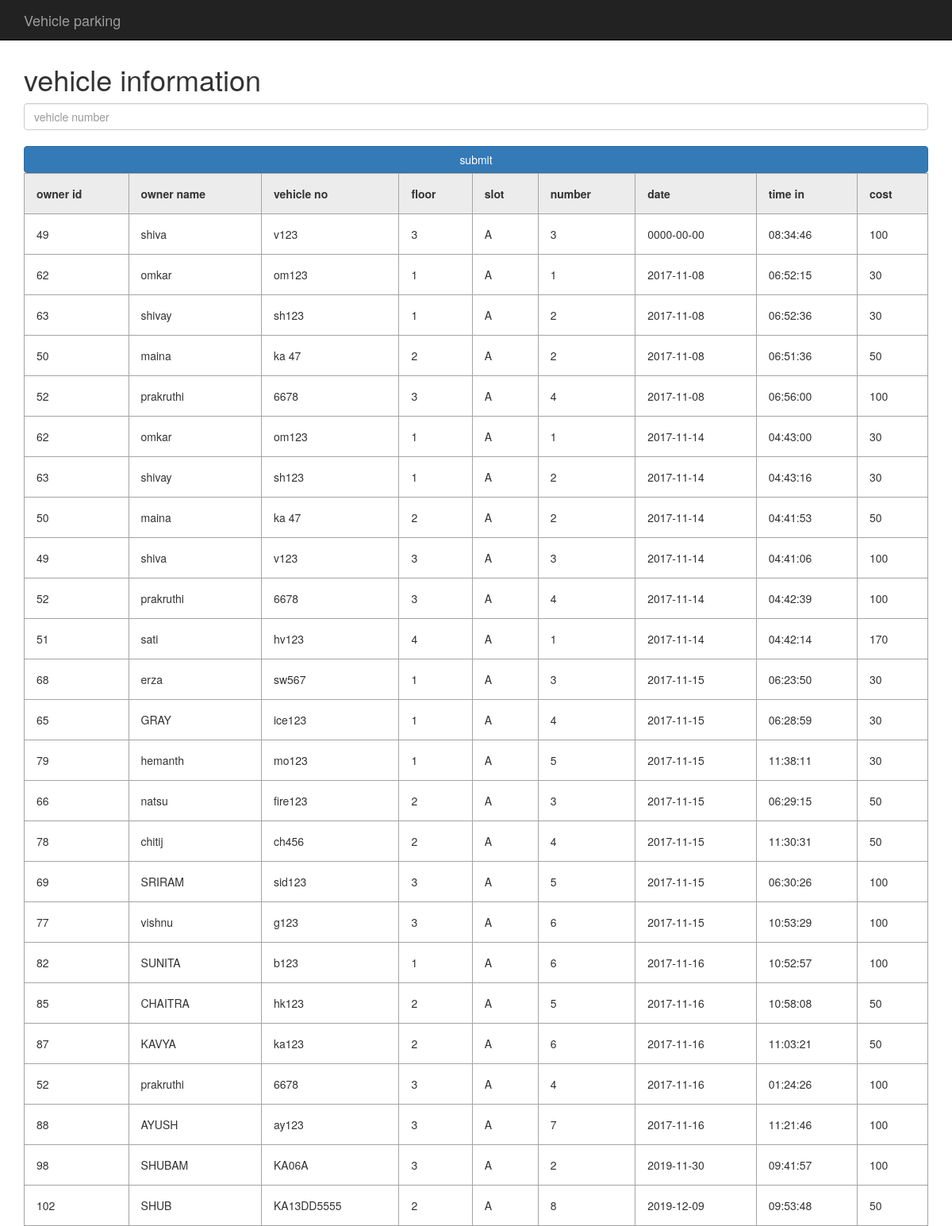
/info.php, run on the app's committed database.
### tables this page shows
CREATE TABLE `log_book` (
  `logid` int(11) NOT NULL,
  `vehicle_no` varchar(15) NOT NULL,
  `date1` date NOT NULL,
  `time_in` time NOT NULL,
  `time_out` time DEFAULT NULL,
  `cost` int(11) NOT NULL
);

CREATE TABLE `owner_details` (
  `owner_id` int(11) NOT NULL,
  `o_fname` varchar(11) NOT NULL,
  `o_lname` varchar(10) NOT NULL,
  `owner_pno` int(11) NOT NULL
);

CREATE TABLE `parking` (
  `vehicle` varchar(15) NOT NULL,
  `floor` int(11) NOT NULL,
  `slot` varchar(2) NOT NULL,
  `number` int(11) NOT NULL
);

### info.php (the view, shortened to what this page needs)
<?php
$con = mysqli_connect("localhost", "root","","vehicle")or die(mysqli_error($con));
$display1 = mysqli_query($con,"CALL display()");
?>
<!DOCTYPE html>
<html>
<head>
    <link rel="stylesheet" href="bootstrap/bootstrap1/css/bootstrap.min.css" type="text/css">
    <link rel="stylesheet" type="text/css" href="css/style1.css">
</head>
<body>
    <div class="navbar navbar-inverse navbar-fixed-top">
        <div class="container">
            <div class="navbar-header">
                <a href="main.php" class="navbar-brand">Vehicle parking</a>
            </div>
        </div>
    </div>
    <div class="container" id="cont2">
        <h1>vehicle information</h1>
        <input type="text" name="vnumber" class="form-control" placeholder="vehicle number" required><br>
                        <input type="submit" value="submit" class="btn btn-primary btn-block">
        <table>
            <tbody>
                <tr>
                    <th>owner id</th>
                    <th>owner name</th>
                    <th>vehicle no</th>
                    <th>floor</th>
                    <th>slot</th>
                    <th>number</th>
                    <th>date</th>
                    <th>time in</th>
                    <th>cost</th>
                </tr>
                <?php while($row1 = mysqli_fetch_array($display1)){ ?>
                <tr>
                    <td><?php echo $row1['owner_id'];?></td>
                    <td><?php echo $row1['o_fname'];?></td>
                    <td><?php echo $row1['vehicle_no'];?></td>
                    <td><?php echo $row1['floor'];?></td>
                    <td><?php echo $row1['slot'];?></td>
                    <td><?php echo $row1['number'];?></td>
                    <td><?php echo $row1['date1'];?></td>
                    <td><?php echo $row1['time_in'];?></td>
                    <td><?php echo $row1['cost'];?></td>
                </tr>
                <?php } ?>
            </tbody>
        </table>
    </div>
</body>
</html>

### css/style1.css (style rules this page uses)
#cont2 { padding-top: 60px; }
table { border: 1px solid; width: 100%; border-collapse: collapse; }
th, td { padding: 15px; border: 1px solid #a4a4a4; height: 30px; }
th { text-align: left; background-color: #ececec; }

### data on the page
log_book: owner_details.owner_id "49", owner_details.o_fname "shiva", vehicle_no "v123", parking.floor "3", parking.slot "A", parking.number "3", date1 "0000-00-00", time_in "08:34:46", cost "100"
log_book: owner_details.owner_id "62", owner_details.o_fname "omkar", vehicle_no "om123", parking.floor "1", parking.slot "A", parking.number "1", date1 "2017-11-08", time_in "06:52:15", cost "30"
log_book: owner_details.owner_id "63", owner_details.o_fname "shivay", vehicle_no "sh123", parking.floor "1", parking.slot "A", parking.number "2", date1 "2017-11-08", time_in "06:52:36", cost "30"
log_book: owner_details.owner_id "50", owner_details.o_fname "maina", vehicle_no "ka 47", parking.floor "2", parking.slot "A", parking.number "2", date1 "2017-11-08", time_in "06:51:36", cost "50"
log_book: owner_details.owner_id "52", owner_details.o_fname "prakruthi", vehicle_no "6678", parking.floor "3", parking.slot "A", parking.number "4", date1 "2017-11-08", time_in "06:56:00", cost "100"
log_book: owner_details.owner_id "62", owner_details.o_fname "omkar", vehicle_no "om123", parking.floor "1", parking.slot "A", parking.number "1", date1 "2017-11-14", time_in "04:43:00", cost "30"
log_book: owner_details.owner_id "63", owner_details.o_fname "shivay", vehicle_no "sh123", parking.floor "1", parking.slot "A", parking.number "2", date1 "2017-11-14", time_in "04:43:16", cost "30"
log_book: owner_details.owner_id "50", owner_details.o_fname "maina", vehicle_no "ka 47", parking.floor "2", parking.slot "A", parking.number "2", date1 "2017-11-14", time_in "04:41:53", cost "50"
log_book: owner_details.owner_id "49", owner_details.o_fname "shiva", vehicle_no "v123", parking.floor "3", parking.slot "A", parking.number "3", date1 "2017-11-14", time_in "04:41:06", cost "100"
log_book: owner_details.owner_id "52", owner_details.o_fname "prakruthi", vehicle_no "6678", parking.floor "3", parking.slot "A", parking.number "4", date1 "2017-11-14", time_in "04:42:39", cost "100"
log_book: owner_details.owner_id "51", owner_details.o_fname "sati", vehicle_no "hv123", parking.floor "4", parking.slot "A", parking.number "1", date1 "2017-11-14", time_in "04:42:14", cost "170"
log_book: owner_details.owner_id "68", owner_details.o_fname "erza", vehicle_no "sw567", parking.floor "1", parking.slot "A", parking.number "3", date1 "2017-11-15", time_in "06:23:50", cost "30"
log_book: owner_details.owner_id "65", owner_details.o_fname "GRAY", vehicle_no "ice123", parking.floor "1", parking.slot "A", parking.number "4", date1 "2017-11-15", time_in "06:28:59", cost "30"
log_book: owner_details.owner_id "79", owner_details.o_fname "hemanth", vehicle_no "mo123", parking.floor "1", parking.slot "A", parking.number "5", date1 "2017-11-15", time_in "11:38:11", cost "30"
log_book: owner_details.owner_id "66", owner_details.o_fname "natsu", vehicle_no "fire123", parking.floor "2", parking.slot "A", parking.number "3", date1 "2017-11-15", time_in "06:29:15", cost "50"
log_book: owner_details.owner_id "78", owner_details.o_fname "chitij", vehicle_no "ch456", parking.floor "2", parking.slot "A", parking.number "4", date1 "2017-11-15", time_in "11:30:31", cost "50"
log_book: owner_details.owner_id "69", owner_details.o_fname "SRIRAM", vehicle_no "sid123", parking.floor "3", parking.slot "A", parking.number "5", date1 "2017-11-15", time_in "06:30:26", cost "100"
log_book: owner_details.owner_id "77", owner_details.o_fname "vishnu", vehicle_no "g123", parking.floor "3", parking.slot "A", parking.number "6", date1 "2017-11-15", time_in "10:53:29", cost "100"
log_book: owner_details.owner_id "82", owner_details.o_fname "SUNITA", vehicle_no "b123", parking.floor "1", parking.slot "A", parking.number "6", date1 "2017-11-16", time_in "10:52:57", cost "100"
log_book: owner_details.owner_id "85", owner_details.o_fname "CHAITRA", vehicle_no "hk123", parking.floor "2", parking.slot "A", parking.number "5", date1 "2017-11-16", time_in "10:58:08", cost "50"
log_book: owner_details.owner_id "87", owner_details.o_fname "KAVYA", vehicle_no "ka123", parking.floor "2", parking.slot "A", parking.number "6", date1 "2017-11-16", time_in "11:03:21", cost "50"
log_book: owner_details.owner_id "52", owner_details.o_fname "prakruthi", vehicle_no "6678", parking.floor "3", parking.slot "A", parking.number "4", date1 "2017-11-16", time_in "01:24:26", cost "100"
log_book: owner_details.owner_id "88", owner_details.o_fname "AYUSH", vehicle_no "ay123", parking.floor "3", parking.slot "A", parking.number "7", date1 "2017-11-16", time_in "11:21:46", cost "100"
log_book: owner_details.owner_id "98", owner_details.o_fname "SHUBAM", vehicle_no "KA06A", parking.floor "3", parking.slot "A", parking.number "2", date1 "2019-11-30", time_in "09:41:57", cost "100"
log_book: owner_details.owner_id "102", owner_details.o_fname "SHUB", vehicle_no "KA13DD5555", parking.floor "2", parking.slot "A", parking.number "8", date1 "2019-12-09", time_in "09:53:48", cost "50"
